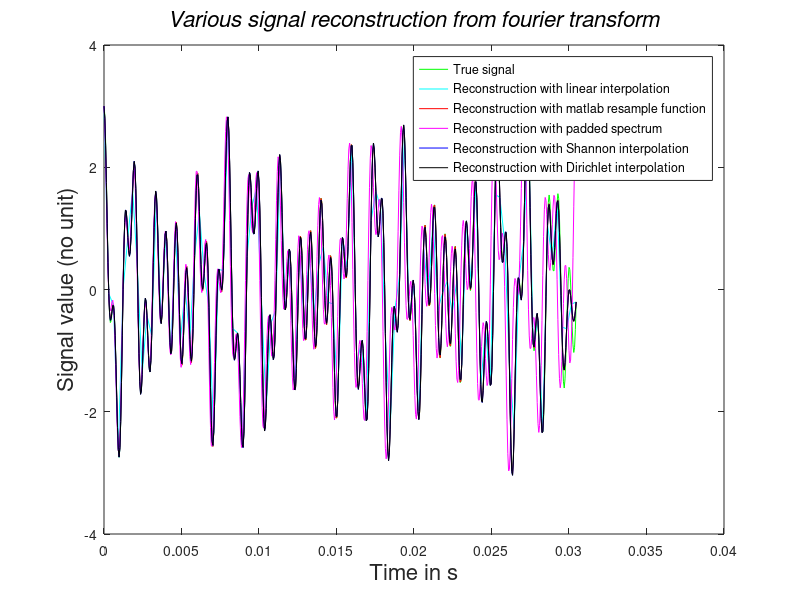
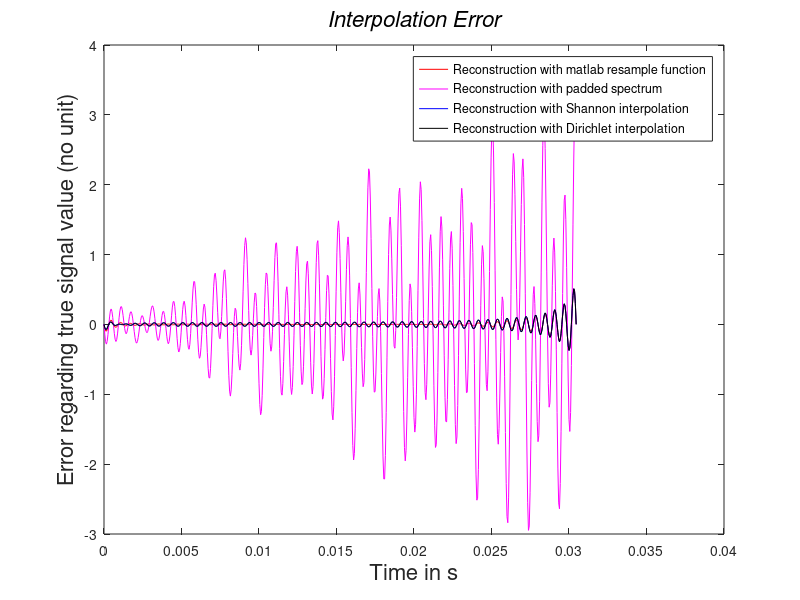

Here is the MATLAB script that generated these plots, in order:
clc;
clear all;
close all;


Fe = 3250;
Te = 1/Fe;
Nech = 100;

F1 = 512;
F2 = 625;
FMax = 1500;

time = [0:Te:(Nech-1)*Te];
timeDiscrete = [0:1:Nech-1];
frequency = (timeDiscrete/Nech)*Fe;

%Define the signal here (bandlimited or not ...)
signal = cos(2*pi*F1*(time))+cos(2*pi*F2*(time))+cos(2*pi*FMax*(time));

%Compute DFT
spectrum=zeros(1,Nech);
for k = timeDiscrete
    for l = timeDiscrete
        spectrum(k+1) = spectrum(k+1) + signal(l+1)*exp(-2*pi*j*l*k/Nech);
    end
end
% = spectrum =  signal*exp(-2*pi*j*timeDiscrete'*timeDiscrete/Nech);

%Compute iDFT
reconstruction=zeros(1,Nech);
for k = timeDiscrete
    for l = timeDiscrete
        reconstruction(k+1) = reconstruction(k+1) + spectrum(l+1)*exp(2*pi*j*l*k/Nech);
    end
end
reconstruction=reconstruction/Nech;
% = reconstruction = spectrum*exp(2*pi*j*timeDiscrete'*timeDiscrete/Nech)/Nech;

%%%%%%%%%%%%%%%%%%%%%%%%%%%%%%%%%%%%%%%%%%%%%%%%%%%%%%%%%%%%%%%%%%%%%%%%%%%%
%%%%%%%%%%%%%%%%%%    Now interpolation will take place   %%%%%%%%%%%%%%%%%%
%%%%%%%%%%%%%%%%%%%%%%%%%%%%%%%%%%%%%%%%%%%%%%%%%%%%%%%%%%%%%%%%%%%%%%%%%%%%

%Define the new resolution
Finterp = 6*Fe;
Tinterp = 1/Finterp;
TimeInterp = [0:Tinterp:(Nech-1)*Te];
NechInterp = length(TimeInterp);
TimeInterpDiscrete = [0:NechInterp-1];
fresampled = [0:Finterp/NechInterp:(NechInterp-1)*Finterp/NechInterp];


%Compute original signal value without any interpolation
signalResampled = cos(2*pi*F1*(TimeInterp))+cos(2*pi*F2*(TimeInterp))+cos(2*pi*FMax*(TimeInterp));
spectrumresampled = zeros(1,NechInterp);

%Compute original signal interpolation through matlab resample function
[P,Q] = rat(Finterp/Fe);
interp_matlab = resample(reconstruction,P,Q);

%Compute original signal interpolation by: first padding the fft
padded_spectrum = zeros(1,NechInterp);
Nzeros = NechInterp-Nech;
padded_spectrum = ifftshift([ zeros(1,floor(Nzeros/2)) fftshift(spectrum) zeros(1,floor(Nzeros/2)+rem(Nzeros,2)) ]);
padded_reconstruction = zeros(1,NechInterp);
% Second: computing the iDFT of the padded spectrum
for k = TimeInterpDiscrete
    for l = TimeInterpDiscrete
        padded_reconstruction(k+1) = padded_reconstruction(k+1) + padded_spectrum(l+1)*exp(2*pi*j*l*k/NechInterp);
    end
end
padded_reconstruction=padded_reconstruction/Nech;
% = padded_reconstruction = padded_spectrum*exp(2*pi*j*TimeInterpDiscrete'*TimeInterpDiscrete/NechInterp)/(1*Nech);


%Compute original signal interpolation through shannon interpolation method
interp_shannon=zeros(1,NechInterp);
for k = TimeInterpDiscrete
    for l = timeDiscrete
        interp_shannon(k+1) = interp_shannon(k+1) + reconstruction(l+1)*sinc(Fe*(TimeInterp(k+1)-time(l+1)));
    end
end

%Compute original signal interpolation through dirichlet kernel interpolation method
interp_dirichlet=zeros(1,NechInterp);
for k = TimeInterpDiscrete
    for l = timeDiscrete
        if (TimeInterp(k+1) ~= time(l+1))
            x = 2*pi*Fe*(TimeInterp(k+1)-time(l+1))/NechInterp;
            interp_dirichlet(k+1) = interp_dirichlet(k+1) + reconstruction(l+1)*(sin((NechInterp/2 + 0.5)*x)/sin(0.5*x));
        else
            interp_dirichlet(k+1) = NechInterp * reconstruction(l+1);
            break;
        end
    end
end
interp_dirichlet = interp_dirichlet/NechInterp; 


%%%%%%%%%%%%%%%%%%%%%%%%%%%%%%%%%%%%%%%%%%%%%%%%%%%%%%%%%%%%%%%%%%%%%%%%%%%%
%%%%%%%%%%%%%%%%%%       Let's print out the result       %%%%%%%%%%%%%%%%%%
%%%%%%%%%%%%%%%%%%%%%%%%%%%%%%%%%%%%%%%%%%%%%%%%%%%%%%%%%%%%%%%%%%%%%%%%%%%%
 
figure(1);

% Ground truth : deterministic signal is recomputed
plot(TimeInterp,signalResampled,'g');
hold on;
% linear interpolation between subsampled points (matlab tracing tool)
plot(time,(reconstruction),'c');
hold on;
% matlab resample command interpolation
plot(TimeInterp,real(interp_matlab(1:NechInterp)),'r');
hold on;
% Padding the spectrum and reconstructing it 
plot(TimeInterp,real(padded_reconstruction),'m');
hold on;
% Shannon interpolation method
plot(TimeInterp,real(interp_shannon),'b');
hold on;
% Dirichlet kernel interpolation method
plot(TimeInterp,real(interp_dirichlet),'k');

xlabel('Time in s','FontSize',16)
ylabel('Signal value (no unit)','FontSize',16)
title('\it{ Various signal reconstruction from fourier transform }','FontSize',16)
legend('True signal', 'Reconstruction with linear interpolation','Reconstruction with matlab resample function', 'Reconstruction with padded spectrum', 'Reconstruction with Shannon interpolation','Reconstruction with Dirichlet interpolation');

figure(2);

% matlab resample command interpolation
plot(TimeInterp,real(interp_matlab(1:NechInterp))-signalResampled,'r');
hold on;
% Padding the spectrum and reconstructing it 
plot(TimeInterp,real(padded_reconstruction)-signalResampled,'m');
hold on;
% Shannon interpolation method
plot(TimeInterp,real(interp_shannon)-signalResampled,'b');
hold on;
% Dirichlet kernel interpolation method
plot(TimeInterp,real(interp_dirichlet)-signalResampled,'k');

xlabel('Time in s','FontSize',16)
ylabel('Error regarding true signal value (no unit)','FontSize',16)
title('\it{ Interpolation Error }','FontSize',16)
legend('Reconstruction with matlab resample function', 'Reconstruction with padded spectrum', 'Reconstruction with Shannon interpolation', 'Reconstruction with Dirichlet interpolation');
